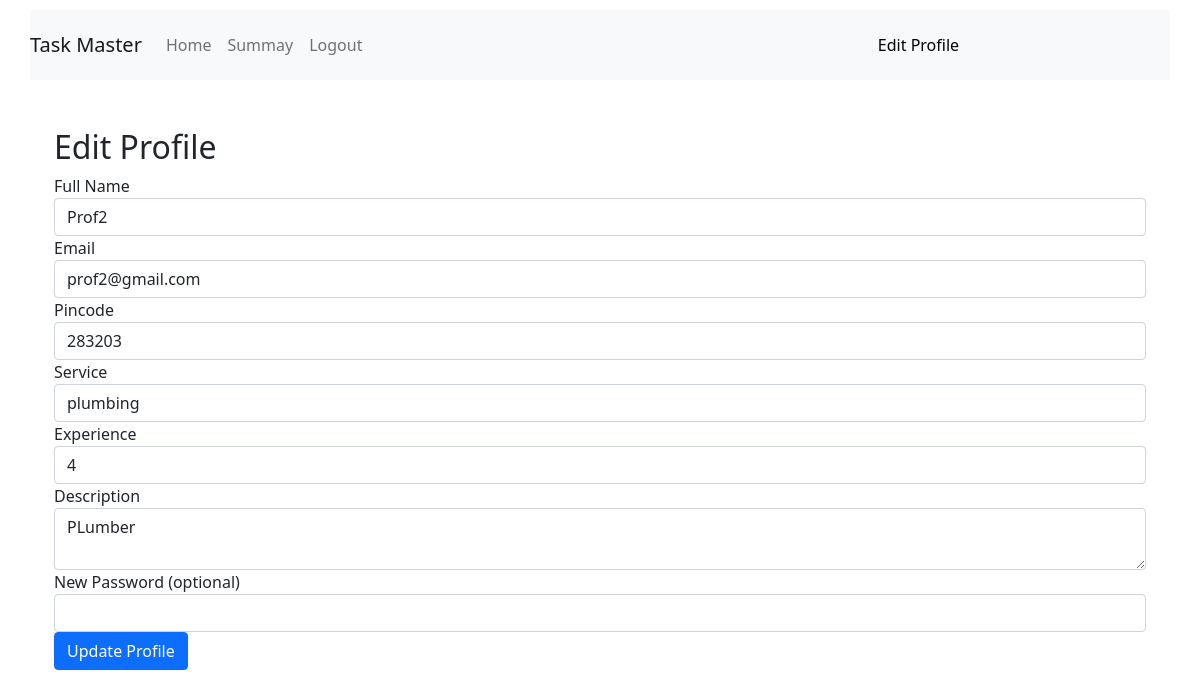
The page /edit_profile (signed in) on the database as committed earlier.
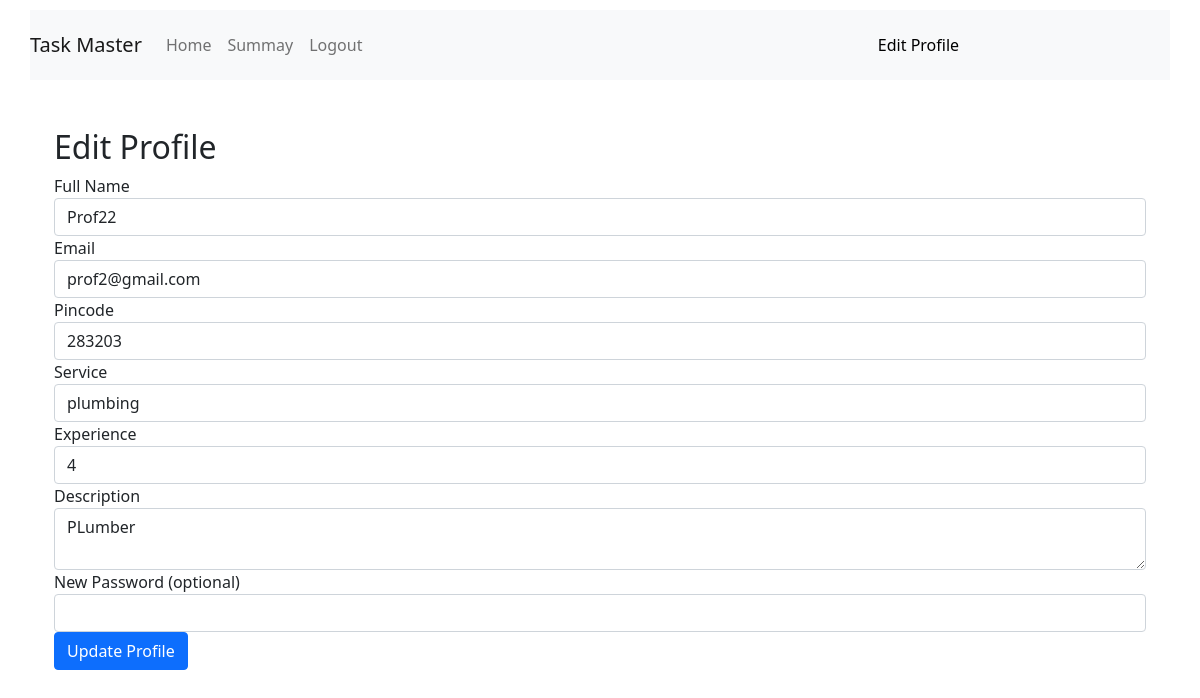
The same page on the database as committed later.
### backend/models.py (models this page shows)
class Professional(db.Model):
    __tablename__="professional"
    id=db.Column(db.Integer,primary_key=True)
    email=db.Column(db.String,nullable=False,unique=True)
    full_name=db.Column(db.String,nullable=False)
    password=db.Column(db.String,nullable=False)
    service=db.Column(db.String,nullable=False)
    experience=db.Column(db.String,nullable=False)
    pincode=db.Column(db.String,nullable=False)
    Description=db.Column(db.String,nullable=False)
    is_approved = db.Column(db.Boolean, default=False)
    is_rejected= db.Column(db.Boolean, default=False)
    is_active=db.Column(db.Boolean, default=True)
    role=db.Column(db.Integer,nullable=False,default=2)
    Service_request=db.relationship("Service_request",backref="professional",lazy=True)

### backend/controllers.py (the view, shortened to what this page needs)
@app.route('/edit_profile',methods=['GET','POST'])
def edit_profile():
    if 'costumer_id'in session:
        user = Costumer.query.get(session['costumer_id'])
        template = '/costumer/edit_profile.html'
        user_type = 'costumer'
    elif 'professional_id' in session:
        user = Professional.query.get(session['professional_id'])
        template = '/professional/edit_profile.html'
        user_type = 'professional'
    else:
        flash('Login to continue')
        return redirect(url_for('login'))
    return render_template(template, user=user)

### templates/professional/edit_profile.html
{% extends 'layout2.html' %}
{% block content %}
<div class="container mt-5">
    <h2>Edit Profile</h2>
    <form method="POST" action="{{ url_for('edit_profile') }}">
        <div class="form-group">
            <label>Full Name</label>
            <input type="text" name="full_name" class="form-control" value="{{ user.full_name }}" required>
        </div>
        <div class="form-group">
            <label>Email</label>
            <input type="email" name="email" class="form-control" value="{{ user.email }}" required>
        </div>
        <div class="form-group">
            <label>Pincode</label>
            <input type="text" name="pincode" class="form-control" value="{{ user.pincode }}" required>
        </div>
        <div class="form-group">
            <label>Service</label>
            <input type="text" name="service" class="form-control" value="{{ user.service }}" required>
        </div>
        <div class="form-group">
            <label>Experience</label>
            <input type="text" name="experience" class="form-control" value="{{ user.experience }}" required>
        </div>
        <div class="form-group">
            <label>Description</label>
            <textarea name="description" class="form-control">{{ user.Description }}</textarea>
        </div>
        <div class="form-group">
            <label>New Password (optional)</label>
            <input type="password" name="new_password" class="form-control">
        </div>
        <button type="submit" class="btn btn-primary">Update Profile</button>
    </form>
</div>
{% endblock %}

Rows that differ between the two databases and show on the page:
changed Professional "prof2@gmail.com": full_name "Prof2" → "Prof22"
